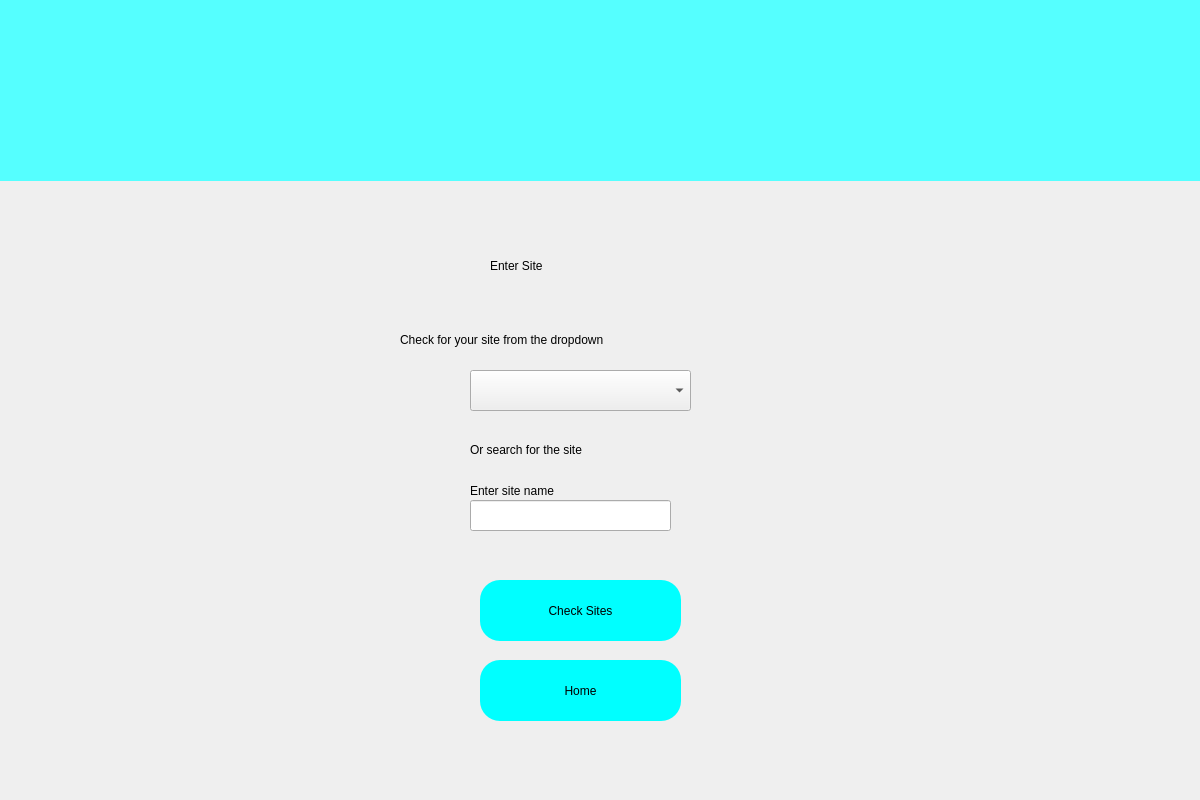
<?xml version="1.0" encoding="UTF-8"?>
<ui version="4.0">
 <class>Form</class>
 <widget class="QWidget" name="Form">
  <property name="geometry">
   <rect>
    <x>0</x>
    <y>0</y>
    <width>1200</width>
    <height>800</height>
   </rect>
  </property>
  <property name="windowTitle">
   <string>Form</string>
  </property>
  <widget class="QLabel" name="label">
   <property name="geometry">
    <rect>
     <x>0</x>
     <y>0</y>
     <width>1200</width>
     <height>181</height>
    </rect>
   </property>
   <property name="styleSheet">
    <string notr="true">
background-color: rgb(85, 255, 255);</string>
   </property>
   <property name="text">
    <string/>
   </property>
   <property name="pixmap">
    <pixmap>../images/nmwrri_small_logo.png</pixmap>
   </property>
   <property name="scaledContents">
    <bool>false</bool>
   </property>
  </widget>
  <widget class="QLabel" name="label_2">
   <property name="geometry">
    <rect>
     <x>490</x>
     <y>230</y>
     <width>251</width>
     <height>71</height>
    </rect>
   </property>
   <property name="styleSheet">
    <string notr="true">font: 28pt &quot;Sans Serif&quot;;</string>
   </property>
   <property name="text">
    <string>Enter Site</string>
   </property>
  </widget>
  <widget class="QPushButton" name="checksite">
   <property name="geometry">
    <rect>
     <x>480</x>
     <y>580</y>
     <width>201</width>
     <height>61</height>
    </rect>
   </property>
   <property name="styleSheet">
    <string notr="true">border-radius:20px; 
background-color: rgb(0, 255, 255);
font: 14pt &quot;Sans Serif&quot;;</string>
   </property>
   <property name="text">
    <string>Check Sites</string>
   </property>
  </widget>
  <widget class="QLineEdit" name="siteedit">
   <property name="geometry">
    <rect>
     <x>470</x>
     <y>500</y>
     <width>201</width>
     <height>31</height>
    </rect>
   </property>
  </widget>
  <widget class="QLabel" name="label_3">
   <property name="geometry">
    <rect>
     <x>470</x>
     <y>480</y>
     <width>101</width>
     <height>21</height>
    </rect>
   </property>
   <property name="text">
    <string>Enter site name</string>
   </property>
  </widget>
  <widget class="QComboBox" name="comboBox">
   <property name="geometry">
    <rect>
     <x>470</x>
     <y>370</y>
     <width>221</width>
     <height>41</height>
    </rect>
   </property>
  </widget>
  <widget class="QLabel" name="label_4">
   <property name="geometry">
    <rect>
     <x>400</x>
     <y>330</y>
     <width>371</width>
     <height>20</height>
    </rect>
   </property>
   <property name="styleSheet">
    <string notr="true">font: 14pt &quot;Sans Serif&quot;;</string>
   </property>
   <property name="text">
    <string>Check for your site from the dropdown</string>
   </property>
  </widget>
  <widget class="QLabel" name="label_5">
   <property name="geometry">
    <rect>
     <x>470</x>
     <y>440</y>
     <width>211</width>
     <height>20</height>
    </rect>
   </property>
   <property name="styleSheet">
    <string notr="true">font: 14pt &quot;Sans Serif&quot;;</string>
   </property>
   <property name="text">
    <string>Or search for the site</string>
   </property>
  </widget>
  <widget class="QLabel" name="error">
   <property name="geometry">
    <rect>
     <x>470</x>
     <y>540</y>
     <width>291</width>
     <height>16</height>
    </rect>
   </property>
   <property name="styleSheet">
    <string notr="true">font: 12pt &quot;Sans Serif&quot;;color:rgb(255, 0, 0);</string>
   </property>
   <property name="text">
    <string/>
   </property>
  </widget>
  <widget class="QPushButton" name="home">
   <property name="geometry">
    <rect>
     <x>480</x>
     <y>660</y>
     <width>201</width>
     <height>61</height>
    </rect>
   </property>
   <property name="styleSheet">
    <string notr="true">border-radius:20px; 
background-color: rgb(0, 255, 255);
font: 14pt &quot;Sans Serif&quot;;</string>
   </property>
   <property name="text">
    <string>Home</string>
   </property>
  </widget>
 </widget>
 <resources/>
 <connections/>
</ui>
